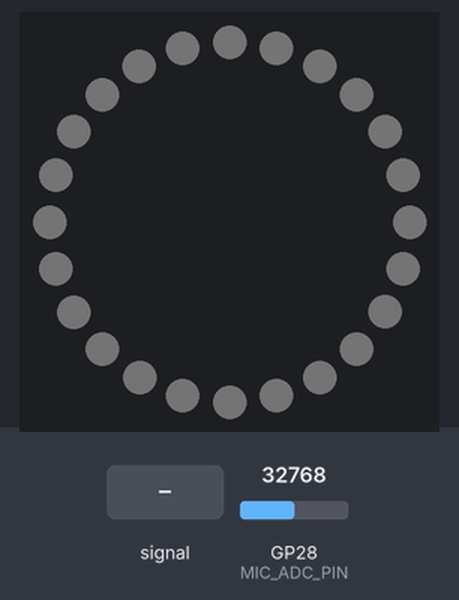
A program run on a simulated Raspberry Pi Pico running MicroPython. On the bench: 24 RGB LEDs in a ring, first at the top, clockwise. The inputs (shaded band) are chosen by the test bench; at power-on: GP28 (MIC_ADC_PIN) = 32768 (analog values on the 0–65535 scale). Dim RGB values are drawn brighter than linear; what the program prints to the serial console is not drawn.

Above: at 2.1 s.
2.2 s: GP28 (MIC_ADC_PIN) fed a 200 Hz sine of ±5242 counts around its level
At 2.67 s:
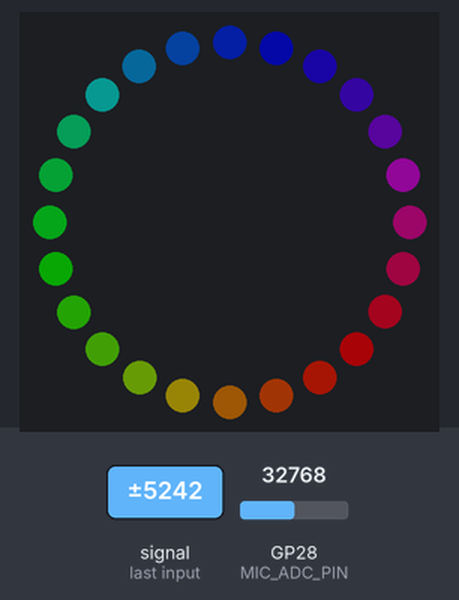
4.6 s: GP28 (MIC_ADC_PIN) set to 45874
At 5.4 s:
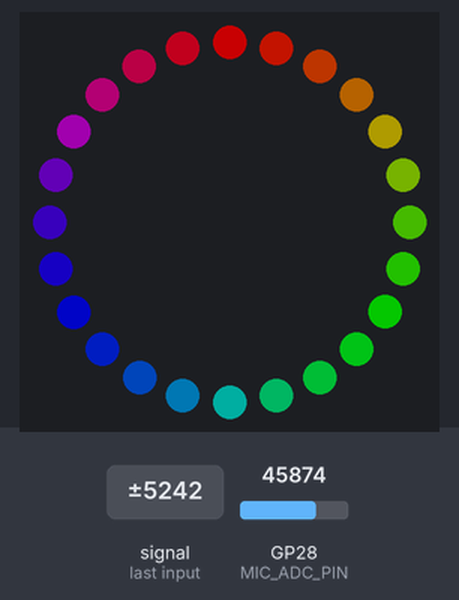
6.5 s: GP28 (MIC_ADC_PIN) fed a 2 Hz sine of ±19660 counts around its level
At 7.25 s:
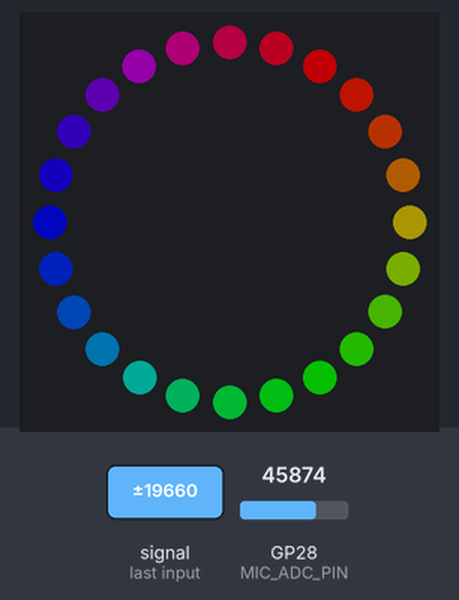
8.3 s: GP28 (MIC_ADC_PIN) set to 57670
At 9.5 s:
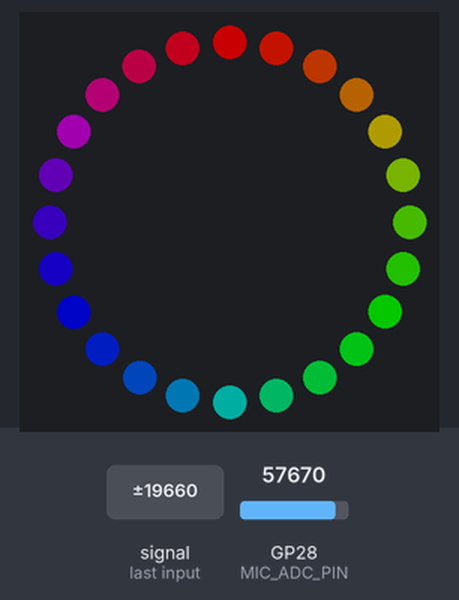
9.8 s: GP28 (MIC_ADC_PIN) set to 32767
At 10.7 s:
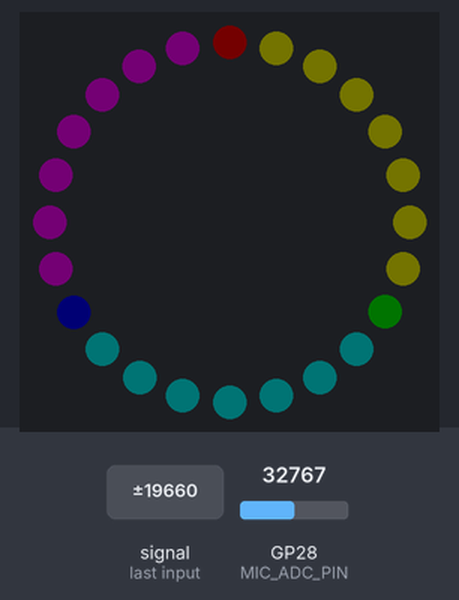
Timing chart, 0 to 12.8 s (numbered marks = the images above; inputs shaded):
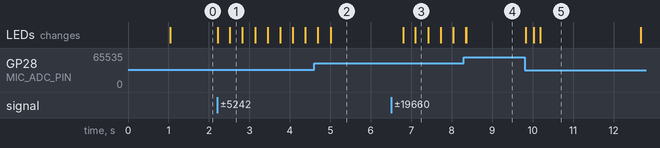

The program:

sound-LED-ring.py
```python
"""
Sound-reactive NeoPixel ring (24 LEDs) using Raspberry Pi Pico (RP2040) + MAX9814 mic.

Behavior:
- All 24 LEDs are always on.
- At quiet levels, the ring is very dim and pale (almost white).
- As the audio level increases:
    * LEDs get brighter.
    * Colors become more saturated.
    * The overall hue shifts around the color wheel with loudness.

Wiring:
  MAX9814:
    VDD  -> 3V3 on Pico
    GND  -> GND on Pico
    OUT  -> GP28 / ADC2 on Pico

  NeoPixel ring (24 LEDs):
    DIN  -> GP2 on Pico (through ~330 ohm resistor, if possible)
    V+   -> 5V supply (or ~4–5 V from USB / separate supply)
    GND  -> GND (same as Pico ground)

Make sure the 'neopixel' module is available in MicroPython.
"""

import machine
import neopixel
import time
import math

# ----------- Configuration -----------

MIC_ADC_PIN = 28          # GP28 = ADC2
PIXEL_PIN = 2             # GP2 for NeoPixel data
NUM_PIXELS = 24           # 24-LED ring

SAMPLE_COUNT = 100        # samples per loudness estimate
UPDATE_DELAY = 0.03       # seconds between LED updates

# Exponential smoothing (0 = no smoothing, 1 = very slow)
LEVEL_SMOOTHING = 0.6

# Loudness scaling (tune for your environment)
NOISE_FLOOR = 500.0       # below this, treat as silence
MAX_LEVEL = 6000.0        # approximate "very loud" level

# Brightness bounds (0..1 scale applied to each RGB channel)
MIN_BRIGHTNESS = 0.05     # quiet level brightness
MAX_BRIGHTNESS = 0.40     # loud level brightness


# ----------- Setup hardware -----------

adc = machine.ADC(MIC_ADC_PIN)
pixels = neopixel.NeoPixel(machine.Pin(PIXEL_PIN), NUM_PIXELS)

# Estimate DC offset (bias) at startup
print("Measuring DC offset...")
offset_sum = 0
N_OFFSET = 2000
for _ in range(N_OFFSET):
    offset_sum += adc.read_u16()
dc_offset = offset_sum / N_OFFSET
print("Estimated DC offset:", dc_offset)


# ----------- Helper functions -----------

def wheel(pos):
    """
    Standard NeoPixel color wheel.
    Input: 0-255
    Output: (r, g, b) saturated color.
    """
    if pos < 0 or pos > 255:
        return (0, 0, 0)
    if pos < 85:
        return (255 - pos * 3, pos * 3, 0)
    if pos < 170:
        pos -= 85
        return (0, 255 - pos * 3, pos * 3)
    pos -= 170
    return (pos * 3, 0, 255 - pos * 3)


def measure_loudness():
    """
    Take SAMPLE_COUNT ADC readings, remove DC offset, and compute
    an RMS-based loudness measure.
    """
    sum_sq = 0.0
    for _ in range(SAMPLE_COUNT):
        raw = adc.read_u16()
        centered = raw - dc_offset
        sum_sq += centered * centered

    rms = math.sqrt(sum_sq / SAMPLE_COUNT)

    # Suppress noise floor
    if rms < NOISE_FLOOR:
        rms = 0.0

    return rms


# ----------- Main loop -----------

print("Starting sound-reactive pastel halo...")
smoothed_level = 0.0

while True:
    # Measure raw loudness (RMS units)
    rms = measure_loudness()

    # Normalize to 0..1
    level = rms / MAX_LEVEL
    if level > 1.0:
        level = 1.0

    # Smooth the level over time
    smoothed_level = (
        LEVEL_SMOOTHING * smoothed_level
        + (1.0 - LEVEL_SMOOTHING) * level
    )

    # Map smoothed_level to brightness (0..1)
    brightness = (
        MIN_BRIGHTNESS
        + (MAX_BRIGHTNESS - MIN_BRIGHTNESS) * smoothed_level
    )

    # Desaturation amount:
    # quiet  -> desat_amount ~ 1.0  (mostly white)
    # loud   -> desat_amount ~ 0.0  (full saturated color)
    desat_amount = 1.0 - smoothed_level

    # Very dim white base at quiet levels
    white_base = 20  # was 180; now extremely faint

    # Base hue shifts with loudness:
    # quiet  -> base_hue near 0
    # loud   -> base_hue near 255
    base_hue = int(smoothed_level * 255) & 0xFF

    for i in range(NUM_PIXELS):
        # Spread a rainbow around the ring, offset by base_hue
        hue_pos = (base_hue + (i * 256) // NUM_PIXELS) & 0xFF
        r_sat, g_sat, b_sat = wheel(hue_pos)

        # Mix saturated color with white (desaturation)
        r = int(r_sat * (1.0 - desat_amount) + white_base * desat_amount)
        g = int(g_sat * (1.0 - desat_amount) + white_base * desat_amount)
        b = int(b_sat * (1.0 - desat_amount) + white_base * desat_amount)

        # Apply overall brightness scaling
        r = int(r * brightness)
        g = int(g * brightness)
        b = int(b * brightness)

        pixels[i] = (r, g, b)

    pixels.write()
    time.sleep(UPDATE_DELAY)
```

Measured:
- after the input at 2.2 s, the LEDs: first change at once (image 1 shows a later state)
